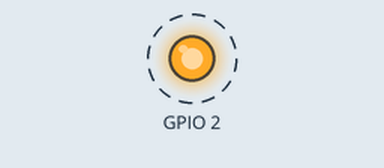
A program run on a simulated Raspberry Pi (BCM pin numbers). On the bench: output pins drawn as LEDs (lit = HIGH). Dashed ring = blinking. Web requests get an empty 200 reply after 0.4 s.

Above: at 3.3 s.
Timing chart, 0 to 5.8 s (numbered marks = the images above):
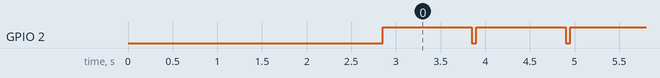

Measured:
- by itself, GPIO 2: alternates HIGH for 1.0 s and LOW for 0.05 s

The program:

start_pump.py
```python
import RPi.GPIO as GPIO
import urllib
import urllib2
import requests
from time import sleep
GPIO.setmode(GPIO.BCM)

try:
	urllib.urlopen('http://akuzul.pagekite.me/killclean.php')
        sleep(1)
	urllib.urlopen('http://akuzul.pagekite.me/kill.php')
	sleep(1)
	while 1:
            GPIO.setup(2, GPIO.OUT, initial=GPIO.LOW)
            sleep(0.05)
	    GPIO.output(2, GPIO.HIGH)
            sleep(1)


except KeyboardInterrupt:
        print ("\nCtrl-C pressed. Program exiting...")

finally:
        GPIO.cleanup() # run on exit
```
